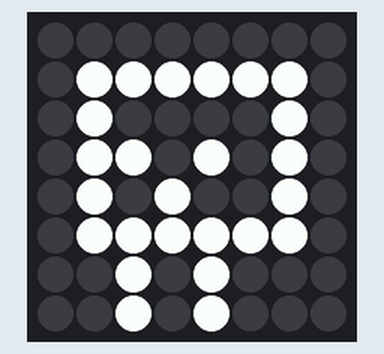
Bench run of a program on a simulated Raspberry Pi (BCM pin numbers) with a Sense HAT. On the bench: the Sense HAT's 8×8 RGB LED matrix. At 0.0 s the program stops and its outputs stay as they are.

Above: at 0.1 s.

The program:

raspimon_tap.py
```python
from sense_hat import SenseHat
from time import sleep

sense = SenseHat()

#replace with your own colors and Raspimons
w = (255,255,255)
p = (128,0,128)
k = (0, 0, 0)


rest = [
        k, k, k, k, k, k, k, k,
        k, w, w, w, w, w, w, k,
        k, w, k, k, k, k, w, k,
        k, w, w, k, w, k, w, k,
        k, w, k, w, k, k, w, k,
        k, w, w, w, w, w, w, k,
        k, k, w, k, w, k, k, k,
        k, k, w, k, w, k, k, k
        ]
tapped = [
        k, k, k, k, k, k, k, k,
        k, p, p, p, p, p, p, k,
        k, p, k, k, k, k, p, k,
        k, p, p, k, p, k, p, k,
        k, p, k, p, k, k, p, k,
        k, p, p, p, p, p, p, k,
        k, k, p, k, p, k, k, k,
        k, k, p, k, p, k, k, k
        ]

sense.set_pixels(rest) #set your own Raspimons here as default rest pose

#add a while True: loop below


 
```
